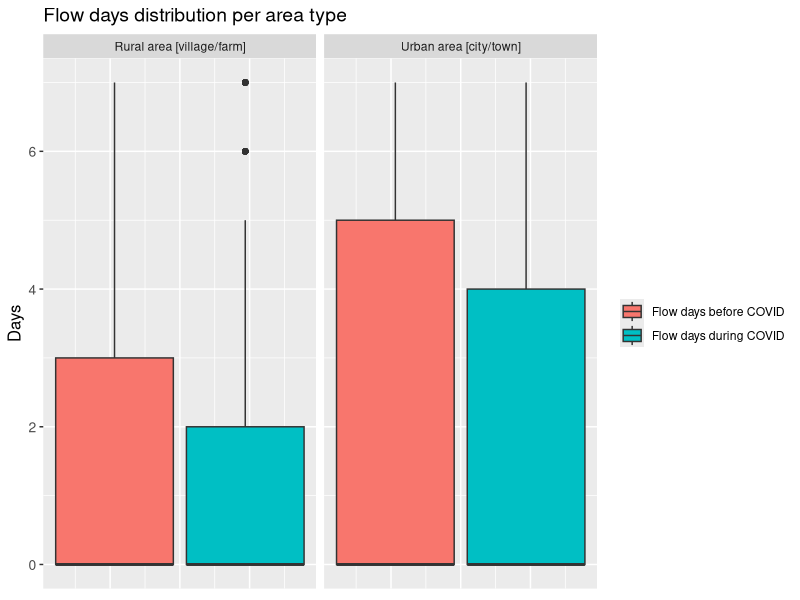
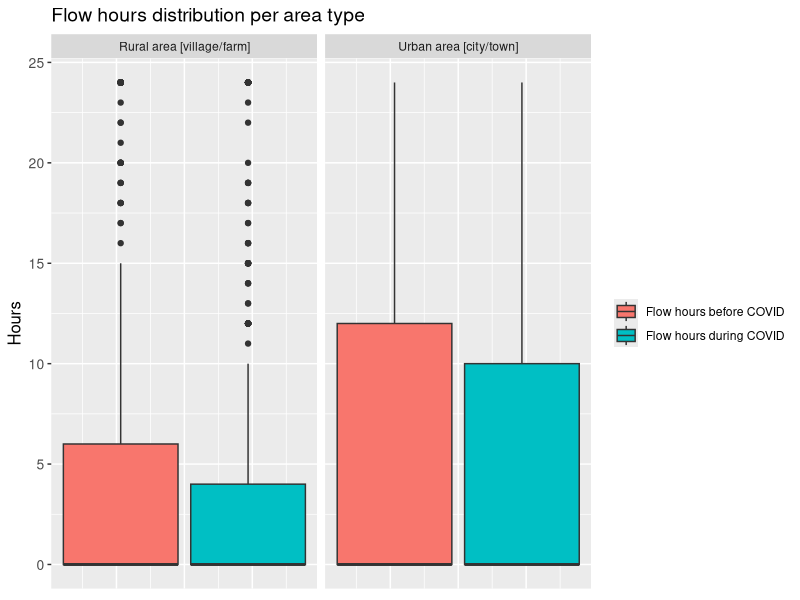

Source code (R) for these figures, in order:
## ---- chunk 1
library(dplyr)
library(ggplot2)
library(readr)
library(tidyr)
## ---- chunk 2
geopoll_df<-read_csv("./www/geopollpretest.csv")
head(geopoll_df)
#names(geopoll_df)
#str(geopoll_df)
#summary(geopoll_df)
## ---- chunk 3
#filtering before and after flow days
geopoll_flowdays<-geopoll_df %>% select(10,19,32) %>% rename(FlowDaysduring=FlowDays)
geopoll_flowdays2<-gather(geopoll_flowdays,key = "Type",value ="Days",FlowDaysduring,FlowDaysBefore)
#head(geopoll_flowdays2)
ggplot(data = geopoll_flowdays2,aes(y=Days))+
  geom_boxplot(aes(fill=Type))+
  scale_fill_discrete(labels=c("Flow days before COVID","Flow days during COVID"))+
  facet_wrap(~Urban_Rural)+
  labs(
    title = "Flow days distribution per area type"
  )+
  theme(
    axis.text.x = element_blank(),
    axis.ticks.x = element_blank(),
    axis.title.y = element_text(size = 12),
    axis.text.y = element_text(size = 10),
    plot.title = element_text(size = 14),
    legend.title = element_blank()
  )
#ggsave("./www/flowdays_distribution.png")
## ---- chunk 4

#filtering before and after flow hours
geopoll_flowhrs<-geopoll_df %>% select(10,20,33) %>% rename(FlowHoursduring=FlowHours)
geopoll_flowhrs2<-gather(geopoll_flowhrs,key = "Type",value = "Hours",FlowHoursduring,FlowHoursBefore)
#head(geopoll_flowhrs2)
ggplot(data = geopoll_flowhrs2,aes(y=Hours))+
  geom_boxplot(aes(fill=Type))+
  scale_fill_discrete(labels=c("Flow hours before COVID","Flow hours during COVID"))+
  facet_wrap(~Urban_Rural)+
  labs(
    title = "Flow hours distribution per area type"
  )+
  theme(
    axis.text.x = element_blank(),
    axis.ticks.x = element_blank(),
    axis.title.y = element_text(size = 12),
    axis.text.y = element_text(size = 10),
    plot.title = element_text(size = 14),
    legend.title = element_blank()
  )
#ggsave("./www/flowhours_distribution.png")

